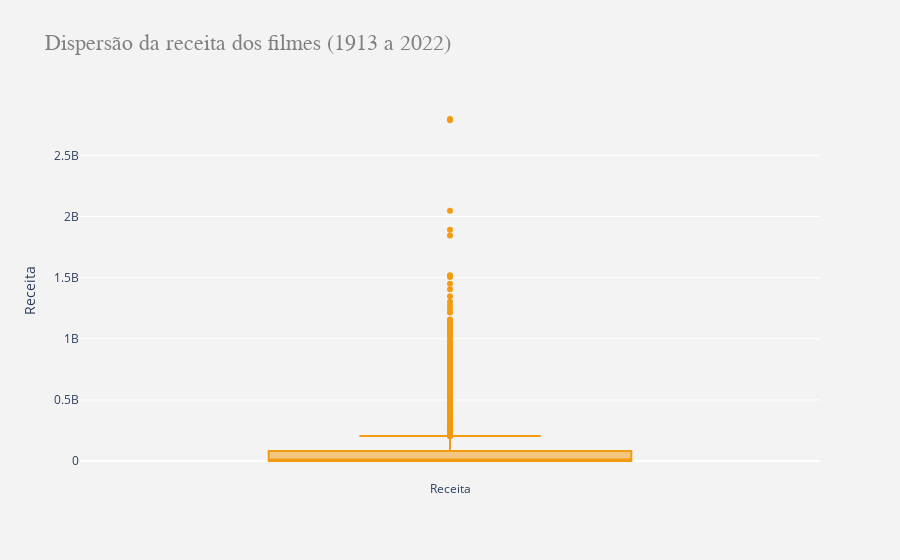

Source (notebook cell):
### Code cell
#Gráfico de dispersão para os anos - para saber se existe alguns anoss outliers
figura0 = go.Box(y=df["revenue"],
                 name = "Receita",
                 marker = {"color":'#f39c12'})

data = [figura0]

layout = go.Layout(title="Dispersão da receita dos filmes (1913 a 2022)",
                   titlefont = {'family': 'Arial',
                                'size': 22,
                                'color': '#7f7f7f'},
                   yaxis = {"title":"Receita"},
                   paper_bgcolor = 'rgb(243, 243, 243)',
                   plot_bgcolor = 'rgb(243, 243, 243)')

#Utilizando os argumentos paper_bgcolor e plot_bgcolor, vamos alterar a cor de fundo do gráfico.

fig = go.Figure(data=data, layout=layout)
py.iplot(fig)

### Figure 1 — Plotly figure (JSON) as saved in the notebook; plotly's stock layout.template omitted (floating-point values rounded to 4 significant figures; data arrays with more than 128 entries replaced by an {"elided": "..."} marker saying what was removed)
{"data": [{"marker": {"color": "#f39c12"}, "name": "Receita", "type": "box", "y": {"elided": "5939 int values"}}], "layout": {"paper_bgcolor": "rgb(243, 243, 243)", "plot_bgcolor": "rgb(243, 243, 243)", "title": {"font": {"color": "#7f7f7f", "family": "Arial", "size": 22}, "text": "Dispersão da receita dos filmes (1913 a 2022)"}, "yaxis": {"title": {"text": "Receita"}}}}
